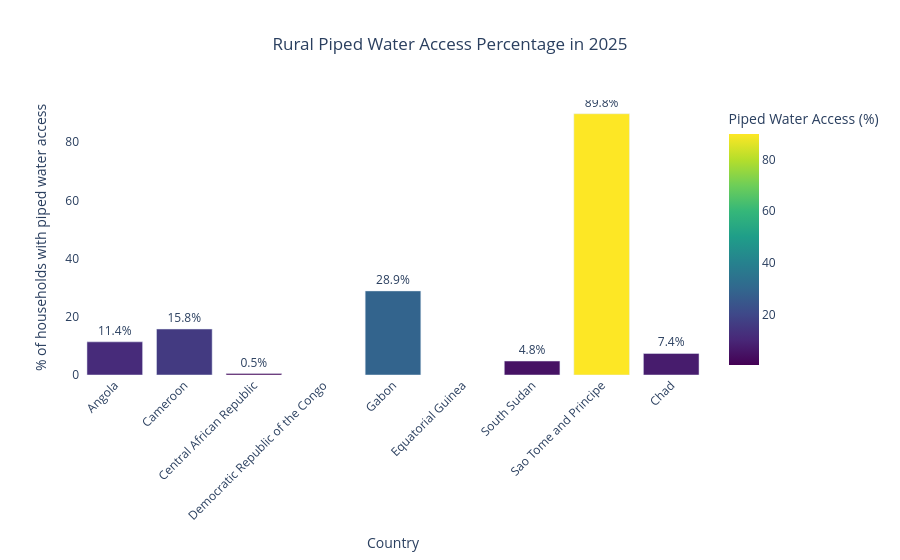

The code cell stored with this chart in its notebook:
### Markdown cell above
### Part 3: Create Plots

In this section we will make plots of our data now that it is organized.

The first plot is a bar chart of different rural regions during 2025. This is to help visualize the access in the different regions.

The plot utilizes the new library plotly. This allows the user to hover over the bar and see the exact houseld access % of the region. It also has a color gradient scale that indicates the percentage as well.

### Code cell
#extracting 2025 piped water access values for each region
data_2025 = {'Angola': angola_rural.loc[angola_rural['Year'] == 2025, 'Piped'].values[0],
            'Cameroon': cameroon_rural.loc[cameroon_rural['Year'] == 2025, 'Piped'].values[0],
            'Central African Republic': cent_african_rep_rural.loc[cent_african_rep_rural['Year'] == 2025, 'Piped'].values[0],
            'Democratic Republic of the Congo': dem_rep_congo_rural.loc[dem_rep_congo_rural['Year'] == 2025, 'Piped'].values[0],
            'Gabon': gabon_rural.loc[gabon_rural['Year'] == 2025, 'Piped'].values[0],
            'Equatorial Guinea': equ_guinea_rural.loc[equ_guinea_rural['Year'] == 2025, 'Piped'].values[0],
            'South Sudan': s_sudan_rural.loc[s_sudan_rural['Year'] == 2025, 'Piped'].values[0],
            'Sao Tome and Principe': sao_tome_principe_rural.loc[sao_tome_principe_rural['Year'] == 2025, 'Piped'].values[0],
            'Chad': chad_rural.loc[chad_rural['Year'] == 2025, 'Piped'].values[0]}

#converting to DataFrame for plotting
df_2025 = pd.DataFrame(list(data_2025.items()), columns=['Country', 'Piped Water Access (%)'])

#plotting bar chart using plotly
#creating interactive bar chart
fig = px.bar(df_2025,
             x='Country',
             y='Piped Water Access (%)',
             color='Piped Water Access (%)',
             color_continuous_scale='viridis',
             title='Rural Piped Water Access Percentage in 2025',
             text='Piped Water Access (%)')

#customizing plot
fig.update_layout(xaxis_title='Country',
                  yaxis_title='% of households with piped water access',
                  xaxis_tickangle=-45,
                  plot_bgcolor='white',
                  title_x=0.5)

#showing numeric labels on bars
fig.update_traces(texttemplate='%{text:.1f}%', textposition='outside')

fig.show()

### Figure 1 — Plotly figure (JSON) as saved in the notebook; plotly's stock layout.template omitted (floating-point values rounded to 4 significant figures)
{"data": [{"hovertemplate": "Country=%{x}<br>Piped Water Access (%)=%{marker.color}<extra></extra>", "legendgroup": "", "marker": {"color": [11.4, 15.8, 0.5, NaN, 28.9, NaN, 4.8, 89.8, 7.4], "coloraxis": "coloraxis", "pattern": {"shape": ""}}, "name": "", "orientation": "v", "showlegend": false, "text": [11.4, 15.8, 0.5, NaN, 28.9, NaN, 4.8, 89.8, 7.4], "textposition": "outside", "texttemplate": "%{text:.1f}%", "type": "bar", "x": ["Angola", "Cameroon", "Central African Republic", "Democratic Republic of the Congo", "Gabon", "Equatorial Guinea", "South Sudan", "Sao Tome and Principe", "Chad"], "xaxis": "x", "y": [11.4, 15.8, 0.5, NaN, 28.9, NaN, 4.8, 89.8, 7.4], "yaxis": "y"}], "layout": {"barmode": "relative", "coloraxis": {"colorbar": {"title": {"text": "Piped Water Access (%)"}}, "colorscale": [[0, "#440154"], [0.1111, "#482878"], [0.2222, "#3e4989"], [0.3333, "#31688e"], [0.4444, "#26828e"], [0.5556, "#1f9e89"], [0.6667, "#35b779"], [0.7778, "#6ece58"], [0.8889, "#b5de2b"], [1, "#fde725"]]}, "legend": {"tracegroupgap": 0}, "plot_bgcolor": "white", "title": {"text": "Rural Piped Water Access Percentage in 2025", "x": 0.5}, "xaxis": {"anchor": "y", "domain": [0, 1], "tickangle": -45, "title": {"text": "Country"}}, "yaxis": {"anchor": "x", "domain": [0, 1], "title": {"text": "% of households with piped water access"}}}}
